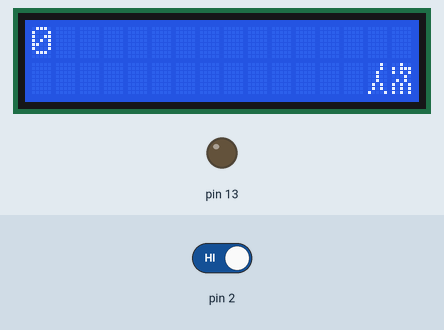
Bench run of a sketch on a simulated Arduino Uno, built with avr-gcc and run on an emulated ATmega328P. Shown: 16×2 character LCD, output pins drawn as LEDs (lit = HIGH). The test bench sets the inputs (shaded band); at power-on: pin 2 HIGH.

Above: at 1.2 s.
1.3 s: pin 2 driven LOW
At 2.0 s:
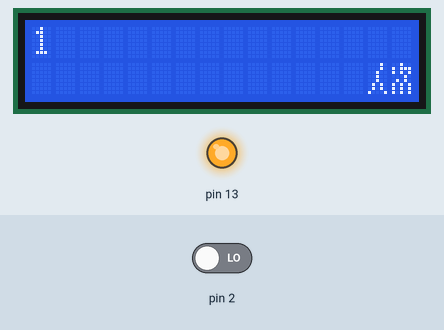
At 2.7 s:
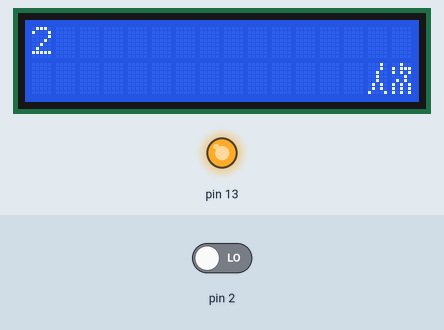
Timing chart, 0 to 4.3 s (numbered marks = the images above; inputs shaded):
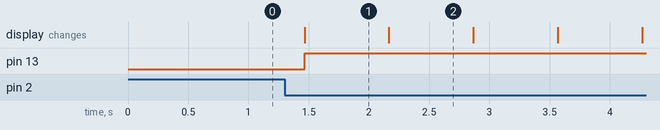

The sketch:

counter_v0.1.ino
```cpp
//通过1602LCD显示屏显示通过人次，不分辨进出方向，不分辨人是否停留
#include<Arduino.h>
#include<LiquidCrystal.h>
const int rs=3,en=4,d4=5,d5=6,d6=7,d7=8;
LiquidCrystal lcd(rs,en,d4,d5,d6,d7);
//以下字库由二进制转为十六进制
uint8_t ren[8]={0x02,0x02,0x04,0x04,0x04,0x0A,0x0A,0x11,};//“人”字库
uint8_t ci[8]={0X04,0X17,0X15,0X02,0X0A,0X15,0X15,0X15,};//“次”字库
int nop=0;               //人次的变量

void setup(){
  pinMode(13,OUTPUT);
  pinMode(2,INPUT);

  lcd.begin(16,2);      //红外开关数据端口
  lcd.createChar(0,ren);//创建字符
  lcd.createChar(1,ci); //创建字符
  lcd.setCursor(14,1);
  lcd.write((byte)0);
  lcd.write((byte)1);
}
void loop(){
  if(digitalRead(2)==0){
    nop++;
    digitalWrite(13,HIGH);
  }
  else{
    digitalWrite(13,LOW);
  }

  lcd.setCursor(0,0);
  lcd.print(nop);

  delay(700);
}
```

Measured:
- after the input at 1.3 s, pin 13: LOW → HIGH after 0.17 s; the display: changes after 0.17 s (image 1)
- what the display in image 1 shows lasts 0.7 s, from 1.5 s to 2.2 s
